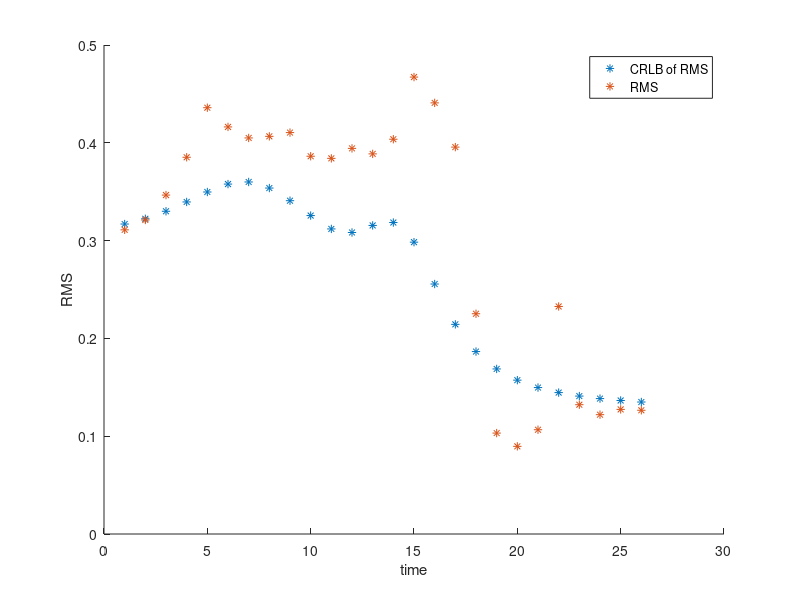

This figure's MATLAB source:

% sequential_monte_carlo_simple_02PA.m - Started Thu 30 Apr 2015

%   This Matlab script implements a Sequential Monte Carlo (SMC) method for
%   a simple nonlinear dynamical system.
%
%
%   Reference: Computational Methods in Statistics, Anuj Srivastava, August
%   24, 2009, http://stat.fsu.edu/~anuj/pdf/classes/CompStatII10/BOOK.pdf
%   See in particular problem 3 of section 10.5.


% ** Let us define the dynamical system using the following model:
% x_{t+1} = F(x_t) + Gamma u_t
% y_t = G(x_t) + w_t.
% where x_t in R^m, y_t in R^p,


load('data.mat');


T = 1;

t_f = 25;  % final time. Sugg: 1e2
d_x = 4;  % dimension of state space;
d_y = 1;  % dimension of output space;
d_u = 2;  % dimension of u;

Fmatrix = [1,0,T,0; 0,1,0,T; 0,0,1,0; 0,0,0,1];
F = @(x) Fmatrix*x;  % choice of the function F for the dynamical system
Gamma = [T^2/2,0; 0,T^2/2; T,0; 0,T];
G = @(x) atan2(x(1),x(2));  % choice of output function G.


sigma_r = sqrt(0.1);
sigma_thet = 0.01;% variance of the noise on the measured bearing angle
sigma_s = sqrt(0.1);
sigma_c = sqrt(0.1);
mu_u = 0;
sigma_u = 0.001;
mu_w = 0;




out_noise_pdf = @(w) 1/sqrt((2*pi)^d_y*abs(det(sigma_thet^2))) * exp(-.5*(w-mu_w)'*inv(sigma_thet^2)*(w-mu_w));  % pdf of the output noise w_t


obs_velocity = zeros(2, t_f+1);%last velocity considered equal to second-to-last-velocity
for t=1:t_f
    obs_velocity(:,t) = (observer(:,t+1) - observer(:,t))/T;
end
obs_velocity(:,t_f+1)=obs_velocity(:,t_f);






% *** SEQUENTIAL MONTE CARLO METHOD ***

n = 5000; %TOMODIFY  % sample set size. Sugg: 1e2
X = cell(n,t_f +1);   % particles will be stored in X
Xtilde = cell(n,t_f +1);  % to store the predictions

% ** Generate initial sample set {x_0^i,...,x_0^n}


t = 0;
for i = 1:n
    r_ev = r + sigma_r*randn(1,1); % random distance evaluated from the initial distribution
    theta_ev = theta + sigma_thet*randn(1,1);
    s_ev = s + sigma_s*randn(1,1);
    c_ev = c + sigma_c*randn(1,1);
    X{i,t +1} = [r_ev*sin(theta_ev); r_ev*cos(theta_ev); s_ev*sin(c_ev)-obs_velocity(1,1) ; s_ev*cos(c_ev)-obs_velocity(2,1)];
    % we sample from the distribution of x_0
end

% ** Start loop on time:


for t = 0:t_f-1
    
    % ** Prediction
    U = [T/2*(obs_velocity(:,t+2)-obs_velocity(:,t+1)); obs_velocity(:,t+2)-obs_velocity(:,t+1)];
    for i = 1:n
        u = mu_u + sigma_u * randn(d_u,1);
        Xtilde{i,t+1 +1} = F(X{i,t +1}) - U + Gamma * u;
    end
    
    
    % ** Correction
    
    y = measurements(t+1 +1);  % y is the true output at time t+1
    
    weights = zeros(1,n);
    for i=1:n
        weights(i) = out_noise_pdf(y-G(Xtilde{i,t+1 +1}));
    end

    
    ind_sample = randsample(n,n,true,weights);
    
    
    for i=1:n
        X{i,t+1 +1} = Xtilde{ind_sample(i),t+1 +1};
    end
    
    
end  % for t


%%%%%%%%%%%%%%%%%%%%%%%%%


targ_velocity = zeros(2, t_f+1);%last velocity considered equal to second-to-last velocity
for t=1:t_f
    targ_velocity(:,t) = (target(:,t+1) - target(:,t))/T;
end
targ_velocity(:,t_f+1)=targ_velocity(:,t_f);



Xmat = cell2mat(X);
Xpos = Xmat(1:4:n*4,:);
Ypos = Xmat(2:4:n*4,:);



%%%%%%%%% CRLB computing

CRLB = zeros(1,t_f+1);
RMS = zeros(1,t_f+1);
J = cell(1,t_f+1);


rel_pos = zeros(2,t_f+1);
rel_vel = zeros(2,t_f+1);
for k=1:t_f+1
    rel_pos(:,k) = target(:,k)-observer(:,k);
end
for k=1:t_f
    rel_vel(:,k)=(rel_pos(:,k+1)-rel_pos(:,k))/T;
end
rel_vel(:,t_f+1)=rel_vel(t_f);


real_x = [rel_pos; rel_vel];


Pxx = (r*sigma_thet*cos(theta))^2 + (sigma_r*sin(theta))^2;
Pyy = (r*sigma_thet*sin(theta))^2 + (sigma_r*cos(theta))^2;
Pxy = (sigma_r^2 - (r*sigma_thet)^2)*sin(theta)*cos(theta);
PxxDot = (s*sigma_c*cos(c))^2 + (sigma_s*sin(c))^2;
PyyDot = (s*sigma_c*sin(c))^2 + (sigma_s*cos(c))^2;
PxyDot = (sigma_s^2 - (s*sigma_c)^2)*sin(c)*cos(c);
C = [Pxx, Pxy; Pxy, Pyy];
CDot = [PxxDot, PxyDot; PxyDot, PyyDot];
P1 = [C, zeros(2,2); zeros(2,2), CDot];

J{1} = inv(P1);



% hGrad = @(x) [x(1)*x(2)/(sqrt(x(1)^2/(x(1)^2+x(2)^2))*(x(1)^2+x(2)^2)^(3/2)), 0, 0, 0;
%     0, -sqrt(x(1)^2/(x(1)^2+x(2)^2))/sqrt(x(1)^2+x(2)^2), 0, 0;
%     0, 0, 0, 0;
%     0, 0, 0, 0;];


hGrad = @(x) [x(1)*x(2)/(sqrt(x(1)^2/(x(1)^2+x(2)^2))*(x(1)^2+x(2)^2)^(3/2));
    -sqrt(x(1)^2/(x(1)^2+x(2)^2))/sqrt(x(1)^2+x(2)^2);
    0;
    0];

for k = 1:t_f
    Hk1 = hGrad(real_x(:,k+1));
    J{k+1} = inv(Fmatrix)'*(J{k}/Fmatrix) + Hk1*Hk1'/sigma_thet^2;
end


for k=1:t_f+1
    invJk = inv(J{k});
    CRLB(k)= sqrt(invJk(1,1)+invJk(2,2));
    RMS(k) = sqrt(1/n*sum((Xpos(:,k)-real_x(1,k)).^2+(Ypos(:,k)-real_x(2,k)).^2));
end

figure
hold on
plot(1:t_f+1, CRLB,'*')
plot(1:t_f+1, RMS,'*')
legend('CRLB of RMS', 'RMS');
xlabel('time')
ylabel('RMS')
saveas(gcf,strcat('images_q6/CRLB.jpg'))


